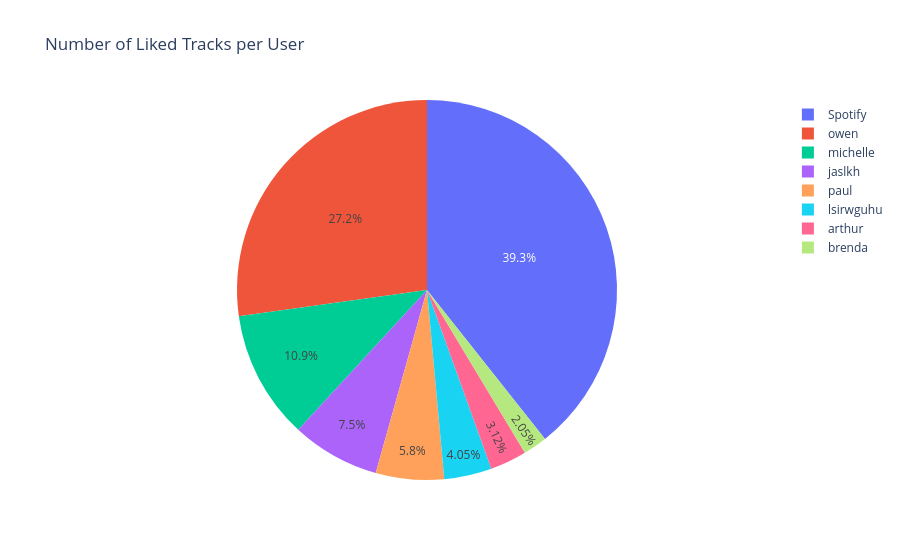

Notebook cell for this chart:
### Code cell
px.pie(df, names="username", title="Number of Liked Tracks per User")

### Figure 1 — Plotly figure (JSON) as saved in the notebook; plotly's stock layout.template omitted (floating-point values rounded to 4 significant figures; data arrays with more than 128 entries replaced by an {"elided": "..."} marker saying what was removed)
{"data": [{"domain": {"x": [0, 1], "y": [0, 1]}, "hovertemplate": "username=%{label}<extra></extra>", "labels": {"elided": "20066 str values"}, "legendgroup": "", "name": "", "showlegend": true, "type": "pie"}], "layout": {"legend": {"tracegroupgap": 0}, "title": {"text": "Number of Liked Tracks per User"}}}
